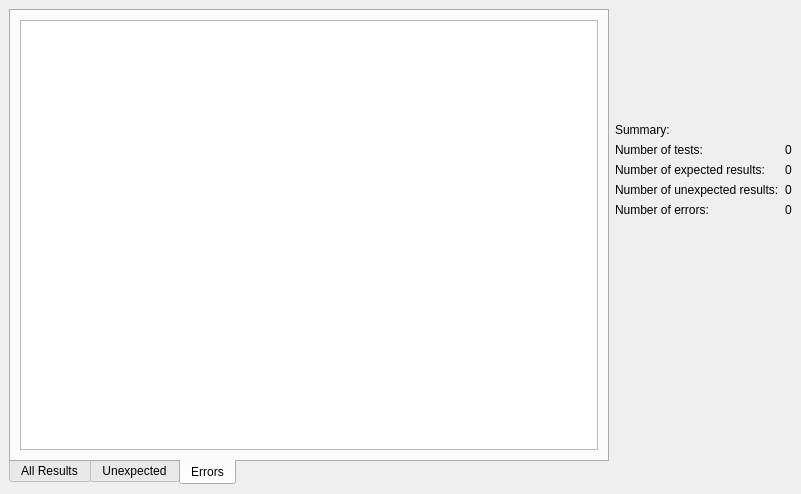
<?xml version="1.0" encoding="UTF-8"?>
<ui version="4.0">
 <class>RegressionTestOutput</class>
 <widget class="QMainWindow" name="RegressionTestOutput">
  <property name="geometry">
   <rect>
    <x>0</x>
    <y>0</y>
    <width>801</width>
    <height>494</height>
   </rect>
  </property>
  <property name="windowTitle">
   <string>Regression Test Output</string>
  </property>
  <widget class="QWidget" name="centralwidget">
   <layout class="QGridLayout" name="gridLayout_4">
    <item row="0" column="0" rowspan="3">
     <widget class="QTabWidget" name="m_regTestOutputTabWidg">
      <property name="tabPosition">
       <enum>QTabWidget::South</enum>
      </property>
      <property name="currentIndex">
       <number>2</number>
      </property>
      <widget class="QWidget" name="m_allTab">
       <attribute name="title">
        <string>All Results</string>
       </attribute>
       <layout class="QGridLayout" name="gridLayout_3">
        <item row="0" column="0">
         <widget class="QTreeWidget" name="m_regTestOutputWidg">
          <column>
           <property name="text">
            <string notr="true">1</string>
           </property>
          </column>
         </widget>
        </item>
       </layout>
      </widget>
      <widget class="QWidget" name="m_falseTab">
       <attribute name="title">
        <string>Unexpected</string>
       </attribute>
       <layout class="QGridLayout" name="gridLayout_2">
        <item row="0" column="0">
         <widget class="QTreeWidget" name="m_regTestFalseOutputWidg">
          <column>
           <property name="text">
            <string notr="true">1</string>
           </property>
          </column>
         </widget>
        </item>
       </layout>
      </widget>
      <widget class="QWidget" name="m_errorTab">
       <attribute name="title">
        <string>Errors</string>
       </attribute>
       <layout class="QGridLayout" name="gridLayout_5">
        <item row="0" column="0">
         <widget class="QListWidget" name="m_errorWidg">
          <property name="selectionMode">
           <enum>QAbstractItemView::NoSelection</enum>
          </property>
         </widget>
        </item>
       </layout>
      </widget>
     </widget>
    </item>
    <item row="0" column="1">
     <spacer name="verticalSpacer_2">
      <property name="orientation">
       <enum>Qt::Vertical</enum>
      </property>
      <property name="sizeHint" stdset="0">
       <size>
        <width>20</width>
        <height>79</height>
       </size>
      </property>
     </spacer>
    </item>
    <item row="1" column="1">
     <layout class="QGridLayout" name="gridLayout">
      <item row="0" column="0">
       <widget class="QLabel" name="label">
        <property name="text">
         <string>Summary:</string>
        </property>
       </widget>
      </item>
      <item row="1" column="0">
       <widget class="QLabel" name="label_2">
        <property name="text">
         <string>Number of tests:</string>
        </property>
       </widget>
      </item>
      <item row="1" column="1">
       <widget class="QLabel" name="m_numTestLabel">
        <property name="text">
         <string>0</string>
        </property>
       </widget>
      </item>
      <item row="2" column="0">
       <widget class="QLabel" name="label_3">
        <property name="text">
         <string>&lt;html&gt;&lt;head/&gt;&lt;body&gt;&lt;p&gt;Number of expected results:&lt;/p&gt;&lt;/body&gt;&lt;/html&gt;</string>
        </property>
       </widget>
      </item>
      <item row="2" column="1">
       <widget class="QLabel" name="m_expectedTestLabel">
        <property name="text">
         <string>0</string>
        </property>
       </widget>
      </item>
      <item row="3" column="0">
       <widget class="QLabel" name="label_4">
        <property name="text">
         <string>Number of unexpected results:</string>
        </property>
       </widget>
      </item>
      <item row="3" column="1">
       <widget class="QLabel" name="m_unexpectedTestLabel">
        <property name="text">
         <string>0</string>
        </property>
       </widget>
      </item>
      <item row="4" column="0">
       <widget class="QLabel" name="label_5">
        <property name="text">
         <string>Number of errors:</string>
        </property>
       </widget>
      </item>
      <item row="4" column="1">
       <widget class="QLabel" name="m_errorLabel">
        <property name="text">
         <string>0</string>
        </property>
       </widget>
      </item>
     </layout>
    </item>
    <item row="2" column="1">
     <spacer name="verticalSpacer">
      <property name="orientation">
       <enum>Qt::Vertical</enum>
      </property>
      <property name="sizeHint" stdset="0">
       <size>
        <width>20</width>
        <height>268</height>
       </size>
      </property>
     </spacer>
    </item>
   </layout>
  </widget>
 </widget>
 <resources/>
 <connections/>
</ui>
